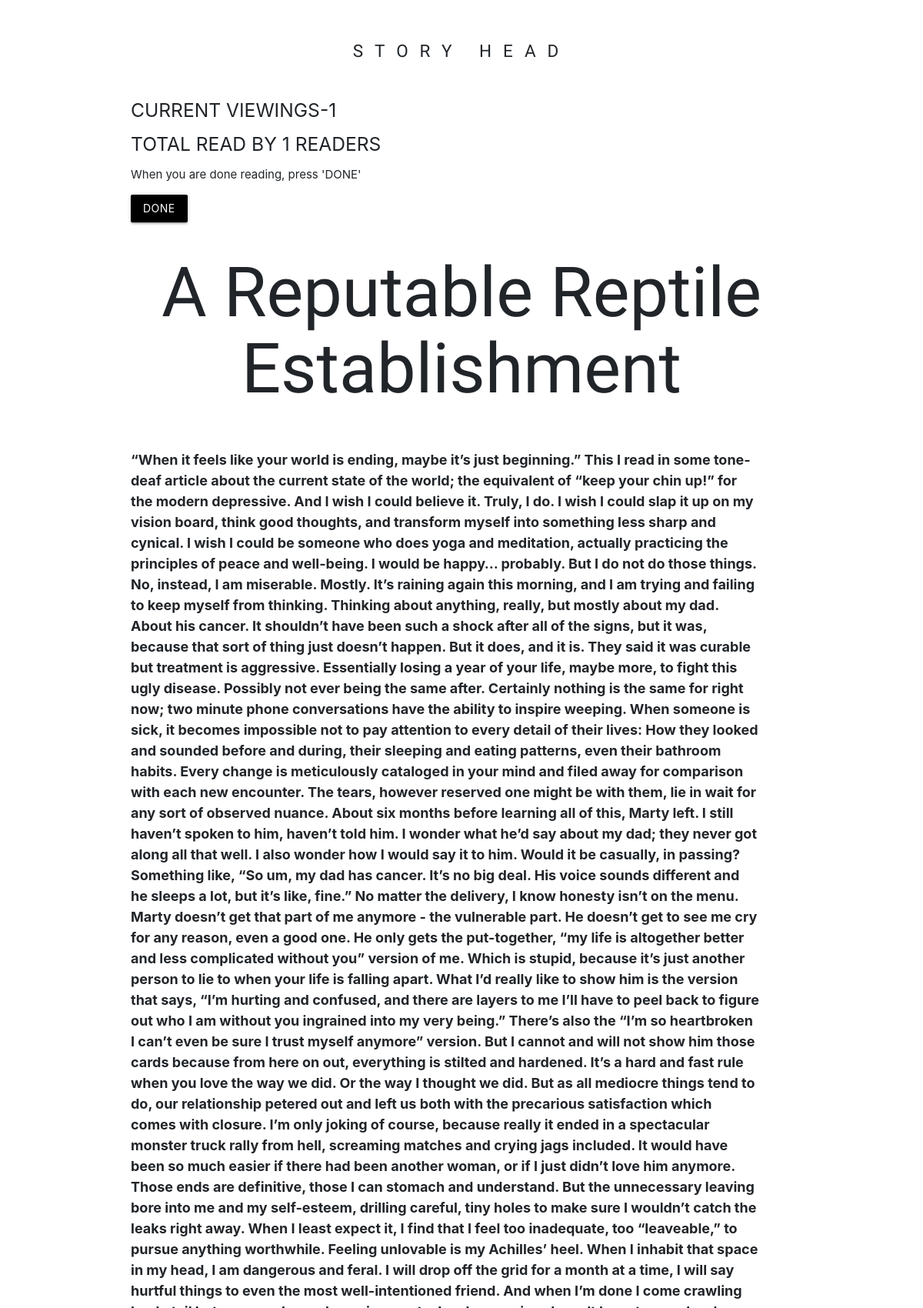
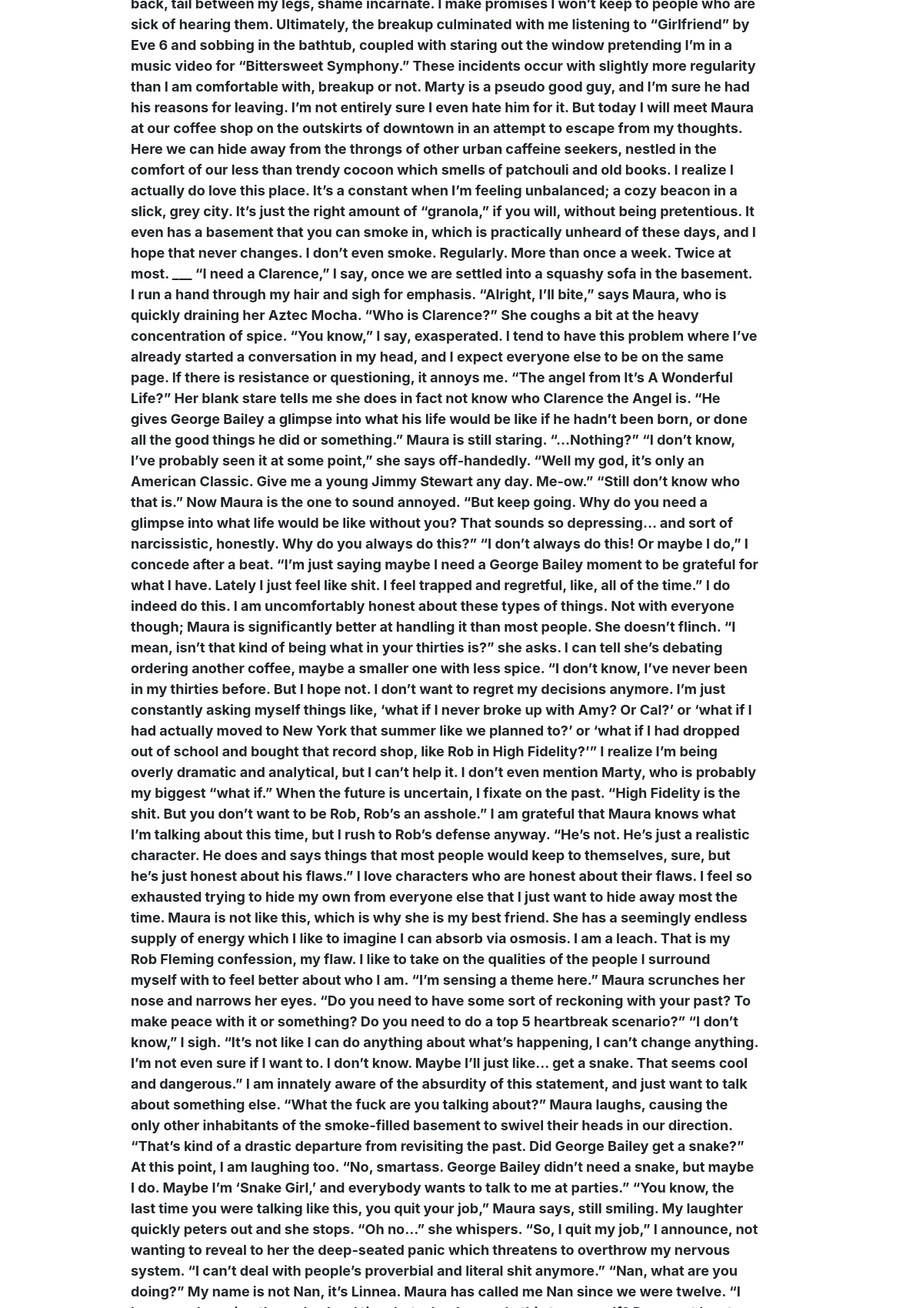
/4/ (signed in, upper part), run on the app's committed database (2 pictures, top to bottom).
### first_auth/models.py (models this page shows, shortened)
class story(models.Model):
    story_id=models.IntegerField(primary_key=True)
    story_name=models.CharField(max_length=150)
    description=models.TextField()
    current_view=models.ManyToManyField(User,related_name='current_reads',blank=True)
    total_read=models.ManyToManyField(User,related_name='total_reads',blank=True)
    class Meta:
        verbose_name = "Story section"
        verbose_name_plural = "Stories"

### first_auth/views.py (the view)
# urls.py: path('<slug:pk>/', story_details.as_view(), name='story_details'),
class story_details(DetailView):
    model=story
    template_name='story_details.html'
    def get_object(self, queryset=None):
        context=super().get_object(queryset=queryset)
        context.current_view.add(self.request.user)
        return context

### templates/story_details.html (shortened to what this page needs)
<html>
<head>
<link rel="stylesheet" href="https://stackpath.bootstrapcdn.com/bootstrap/4.5.2/css/bootstrap.min.css">
      <link type="text/css" rel="stylesheet" href="css/materialize.min.css"  media="screen,projection"/>
</head>
<body onload = "JavaScript:AutoRefresh(5000);">
<form action="{% url 'count_reader' story.story_id %}" method="post">
<main id="main">
  <p class="p-title">STORY HEAD
  <br>
  <div id="text">
  <h5 id="text">CURRENT VIEWINGS-{{ story.current_view.count }}</h5>
  <h5>TOTAL READ BY {{ story.total_read.count }} READERS</h5>
  </div>
 </p>
 <p>When you are done reading, press 'DONE' </p>
 <button type="submit" class="btn btn-primary black" value="{{ story.story_id }}">DONE</button>
    <h1 id="title">{{ story.story_name }}</h1>
<section id="tribute-info">
    <div class="p1">
      <p><span>
      {{ story.description }}</p>
    </div>
</section>
</main>
 </form>
</body>
</html>

### templates/story_details.html (style rules this page uses)
* { padding: 0; margin: 0; box-sizing: border-box; }
#main { padding: 50px; width: 80%; margin: 0 auto; }
.p-title { text-align: center; padding-bottom: 30px; font-family: 'Open Sans Condensed', sans-serif; font-size: 1.5rem; text-transform: uppercase; letter-spacing: 15px; }
#title { text-align: center; font-size: 6rem; font-family: 'Tangerine', cursive; padding-bottom: 30px; }
#title::before { content: ''; width: 30%; border: 1px solid #000; display: flex; position: relative; top: 50px; }
#title::after { content: ''; width: 30%; border: 1px solid #000; display: flex; position: relative; top: -52px; left: 70%; }
span { font-weight: bold; }
#tribute-info { display: flex; justify-content: space-between; width: 100%; }
.p1 { width: 95%; font-size: 1.2rem; }
@media all and (max-width: 1260px) { #title::before { border: none; } }
@media all and (max-width: 1260px) { #title::after { border: none; } }

### data on the page
story: current_view.count "1", total_read.count "1", story_name "A Reputable Reptile Establishment"
